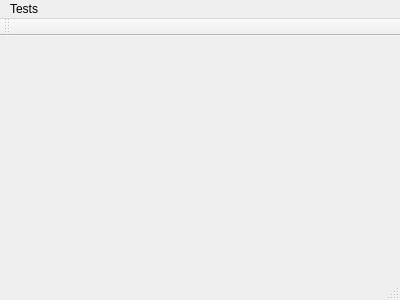
<?xml version="1.0" encoding="UTF-8"?>
<ui version="4.0">
 <class>MainWindow</class>
 <widget class="QMainWindow" name="MainWindow">
  <property name="geometry">
   <rect>
    <x>0</x>
    <y>0</y>
    <width>400</width>
    <height>300</height>
   </rect>
  </property>
  <property name="windowTitle">
   <string>MyCity Project</string>
  </property>
  <widget class="QWidget" name="centralWidget"/>
  <widget class="QToolBar" name="mainToolBar">
   <attribute name="toolBarArea">
    <enum>TopToolBarArea</enum>
   </attribute>
   <attribute name="toolBarBreak">
    <bool>false</bool>
   </attribute>
  </widget>
  <widget class="QStatusBar" name="statusBar"/>
  <widget class="QMenuBar" name="menuBar">
   <property name="geometry">
    <rect>
     <x>0</x>
     <y>0</y>
     <width>400</width>
     <height>22</height>
    </rect>
   </property>
   <widget class="QMenu" name="menutest">
    <property name="title">
     <string>Tests</string>
    </property>
    <addaction name="actionBuildingWin"/>
   </widget>
   <addaction name="menutest"/>
  </widget>
  <action name="actionBuildingWin">
   <property name="text">
    <string>Open Building Window</string>
   </property>
  </action>
 </widget>
 <layoutdefault spacing="6" margin="11"/>
 <resources/>
 <connections/>
</ui>
